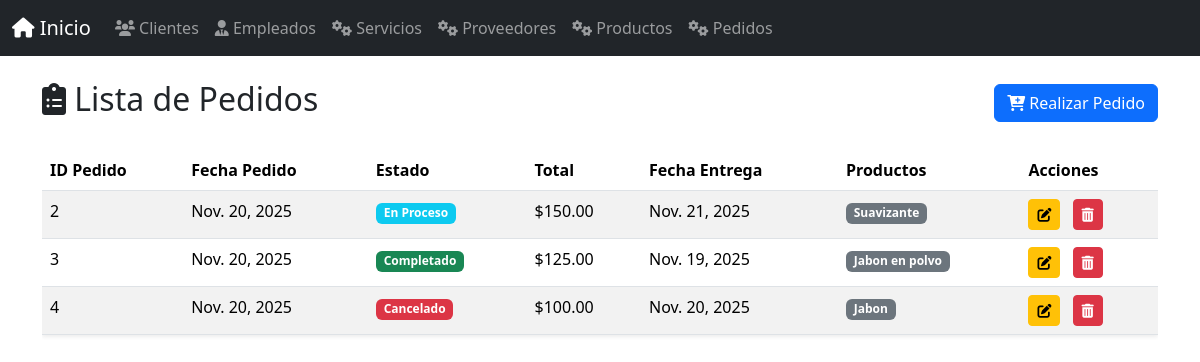
Page /pedidos/ on the committed database.
### app_lavanderia/models.py (models this page shows, shortened)
class Pedido(models.Model):
    id_pedido = models.AutoField(primary_key=True) # id_pedido será el campo de ID principal y autoincremental
    fecha = models.DateField(auto_now_add=True) # Fecha de creación del pedido
    estado_choices = [
    ('Pendiente', 'Pendiente'),
    ('En Proceso', 'En Proceso'),
    ('Completado', 'Completado'),
    ('Cancelado', 'Cancelado'),
    ]
    estado = models.CharField(max_length=20, choices=estado_choices, default='Pendiente')
    total = models.DecimalField(max_digits=10, decimal_places=2, default=0.00)
    fecha_entrega = models.DateField(blank=True, null=True) # Fecha estimada o real de entrega
    productos = models.ManyToManyField(Producto, related_name='pedidos')
    class Meta:
        verbose_name = "Pedido"
        verbose_name_plural = "Pedidos"

class Producto(models.Model):
    id_prd = models.AutoField(primary_key=True)
    nombre = models.CharField(max_length=100)
    unidad_medida = models.CharField(max_length=50)
    fecha_vencimiento = models.DateField(blank=True, null=True)
    precio = models.DecimalField(max_digits=10, decimal_places=2)
    fecha_llegada = models.DateField(auto_now_add=True)
    proveedor = models.ForeignKey(Proveedor, on_delete=models.SET_NULL, null=True, blank=True,
                                  related_name='productos_suministrados')
    class Meta:
        verbose_name = "Producto"
        verbose_name_plural = "Productos"

### app_lavanderia/views.py (the view)
# urls.py: path('pedidos/', views.ver_pedidos, name='ver_pedidos'),
def ver_pedidos(request):
    pedidos = Pedido.objects.all().prefetch_related('productos')
    return render(request, 'pedido/ver_pedidos.html', {'pedidos': pedidos})

### app_lavanderia/templates/pedido/ver_pedidos.html (shortened to what this page needs)
{% extends 'base.html' %}
{% block content %}
<div class="d-flex justify-content-between align-items-center mb-4">
    <h2><i class="fas fa-clipboard-list"></i> Lista de Pedidos</h2>
    <a href="{% url 'agregar_pedido' %}" class="btn btn-primary">
        <i class="fas fa-cart-plus"></i> Realizar Pedido
    </a>
</div>
{% if pedidos %}
<div class="table-responsive">
    <table class="table table-striped table-hover shadow-sm">
        <thead class="bg-dark text-white">
            <tr>
                <th>ID Pedido</th>
                <th>Fecha Pedido</th>
                <th>Estado</th>
                <th>Total</th>
                <th>Fecha Entrega</th>
                <th>Productos</th>
                <th>Acciones</th>
            </tr>
        </thead>
        <tbody>
            {% for pedido in pedidos %}
            <tr>
                <td>{{ pedido.pk }}</td>
                <td>{{ pedido.fecha }}</td>
                <td>
                    <span class="badge
                        {% if pedido.estado == 'Pendiente' %}bg-warning text-dark
                        {% elif pedido.estado == 'En Proceso' %}bg-info
                        {% elif pedido.estado == 'Completado' %}bg-success
                        {% elif pedido.estado == 'Cancelado' %}bg-danger
                        {% else %}bg-secondary{% endif %}">
                        {{ pedido.estado }}
                    </span>
                </td>
                <td>${{ pedido.total|floatformat:2 }}</td>
                <td>{{ pedido.fecha_entrega|default:"N/A" }}</td>
                <td>
                    {% for producto in pedido.productos.all %}
                        <span class="badge bg-secondary">{{ producto.nombre }}</span>
                    {% empty %}
                        Sin productos
                    {% endfor %}
                </td>
                <td>
                    <a href="{% url 'actualizar_pedido' pedido.pk %}" class="btn btn-warning btn-sm me-2" title="Actualizar">
                        <i class="fas fa-edit"></i>
                    </a>
                    <a href="{% url 'borrar_pedido' pedido.pk %}" class="btn btn-danger btn-sm" title="Borrar">
                        <i class="fas fa-trash-alt"></i>
                    </a>
                </td>
            </tr>
            {% endfor %}
        </tbody>
    </table>
</div>
{% endif %}
{% endblock %}

### rows in the picture
Pedido: pk "2", fecha "Nov. 20, 2025", estado "En Proceso", total "150.00", fecha_entrega "Nov. 21, 2025"
Producto: nombre "Suavizante"
Pedido: pk "3", fecha "Nov. 20, 2025", estado "Completado", total "125.00", fecha_entrega "Nov. 19, 2025"
Producto: nombre "Jabon en polvo"
Pedido: pk "4", fecha "Nov. 20, 2025", estado "Cancelado", total "100.00", fecha_entrega "Nov. 20, 2025"
Producto: nombre "Jabon"
